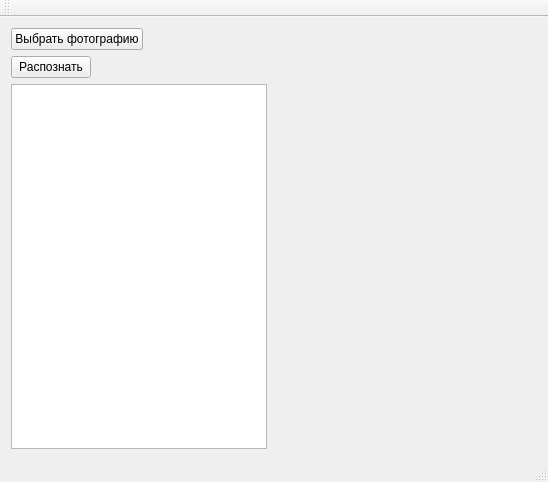
<?xml version="1.0" encoding="UTF-8"?>
<ui version="4.0">
 <class>MainWindow</class>
 <widget class="QMainWindow" name="MainWindow">
  <property name="geometry">
   <rect>
    <x>0</x>
    <y>0</y>
    <width>548</width>
    <height>482</height>
   </rect>
  </property>
  <property name="minimumSize">
   <size>
    <width>548</width>
    <height>482</height>
   </size>
  </property>
  <property name="maximumSize">
   <size>
    <width>548</width>
    <height>482</height>
   </size>
  </property>
  <property name="windowTitle">
   <string>MainWindow</string>
  </property>
  <widget class="QWidget" name="centralWidget">
   <layout class="QHBoxLayout" name="horizontalLayout_2">
    <item>
     <layout class="QHBoxLayout" name="horizontalLayout">
      <item>
       <layout class="QVBoxLayout" name="verticalLayout">
        <item>
         <widget class="QPushButton" name="btn_choose">
          <property name="sizePolicy">
           <sizepolicy hsizetype="Fixed" vsizetype="Fixed">
            <horstretch>0</horstretch>
            <verstretch>0</verstretch>
           </sizepolicy>
          </property>
          <property name="text">
           <string>Выбрать фотографию</string>
          </property>
         </widget>
        </item>
        <item>
         <widget class="QPushButton" name="btn_find">
          <property name="enabled">
           <bool>true</bool>
          </property>
          <property name="sizePolicy">
           <sizepolicy hsizetype="Fixed" vsizetype="Fixed">
            <horstretch>0</horstretch>
            <verstretch>0</verstretch>
           </sizepolicy>
          </property>
          <property name="text">
           <string>Распознать</string>
          </property>
         </widget>
        </item>
        <item>
         <widget class="QTextEdit" name="tb_text">
          <property name="sizePolicy">
           <sizepolicy hsizetype="Fixed" vsizetype="Expanding">
            <horstretch>0</horstretch>
            <verstretch>0</verstretch>
           </sizepolicy>
          </property>
          <property name="undoRedoEnabled">
           <bool>true</bool>
          </property>
          <property name="readOnly">
           <bool>true</bool>
          </property>
          <property name="acceptRichText">
           <bool>true</bool>
          </property>
         </widget>
        </item>
       </layout>
      </item>
      <item>
       <layout class="QVBoxLayout" name="verticalLayout_2">
        <item>
         <widget class="QLabel" name="lb_picture">
          <property name="sizePolicy">
           <sizepolicy hsizetype="Fixed" vsizetype="Fixed">
            <horstretch>0</horstretch>
            <verstretch>0</verstretch>
           </sizepolicy>
          </property>
          <property name="minimumSize">
           <size>
            <width>262</width>
            <height>201</height>
           </size>
          </property>
          <property name="maximumSize">
           <size>
            <width>262</width>
            <height>201</height>
           </size>
          </property>
          <property name="text">
           <string/>
          </property>
          <property name="alignment">
           <set>Qt::AlignLeading|Qt::AlignLeft|Qt::AlignVCenter</set>
          </property>
         </widget>
        </item>
        <item>
         <widget class="QLabel" name="lb_pictrurenew">
          <property name="enabled">
           <bool>true</bool>
          </property>
          <property name="sizePolicy">
           <sizepolicy hsizetype="Ignored" vsizetype="Ignored">
            <horstretch>0</horstretch>
            <verstretch>0</verstretch>
           </sizepolicy>
          </property>
          <property name="text">
           <string/>
          </property>
          <property name="scaledContents">
           <bool>false</bool>
          </property>
          <property name="alignment">
           <set>Qt::AlignLeading|Qt::AlignLeft|Qt::AlignVCenter</set>
          </property>
         </widget>
        </item>
       </layout>
      </item>
     </layout>
    </item>
   </layout>
  </widget>
  <widget class="QMenuBar" name="menuBar">
   <property name="geometry">
    <rect>
     <x>0</x>
     <y>0</y>
     <width>548</width>
     <height>21</height>
    </rect>
   </property>
  </widget>
  <widget class="QToolBar" name="mainToolBar">
   <attribute name="toolBarArea">
    <enum>TopToolBarArea</enum>
   </attribute>
   <attribute name="toolBarBreak">
    <bool>false</bool>
   </attribute>
  </widget>
  <widget class="QStatusBar" name="statusBar"/>
 </widget>
 <layoutdefault spacing="6" margin="11"/>
 <resources/>
 <connections/>
</ui>
